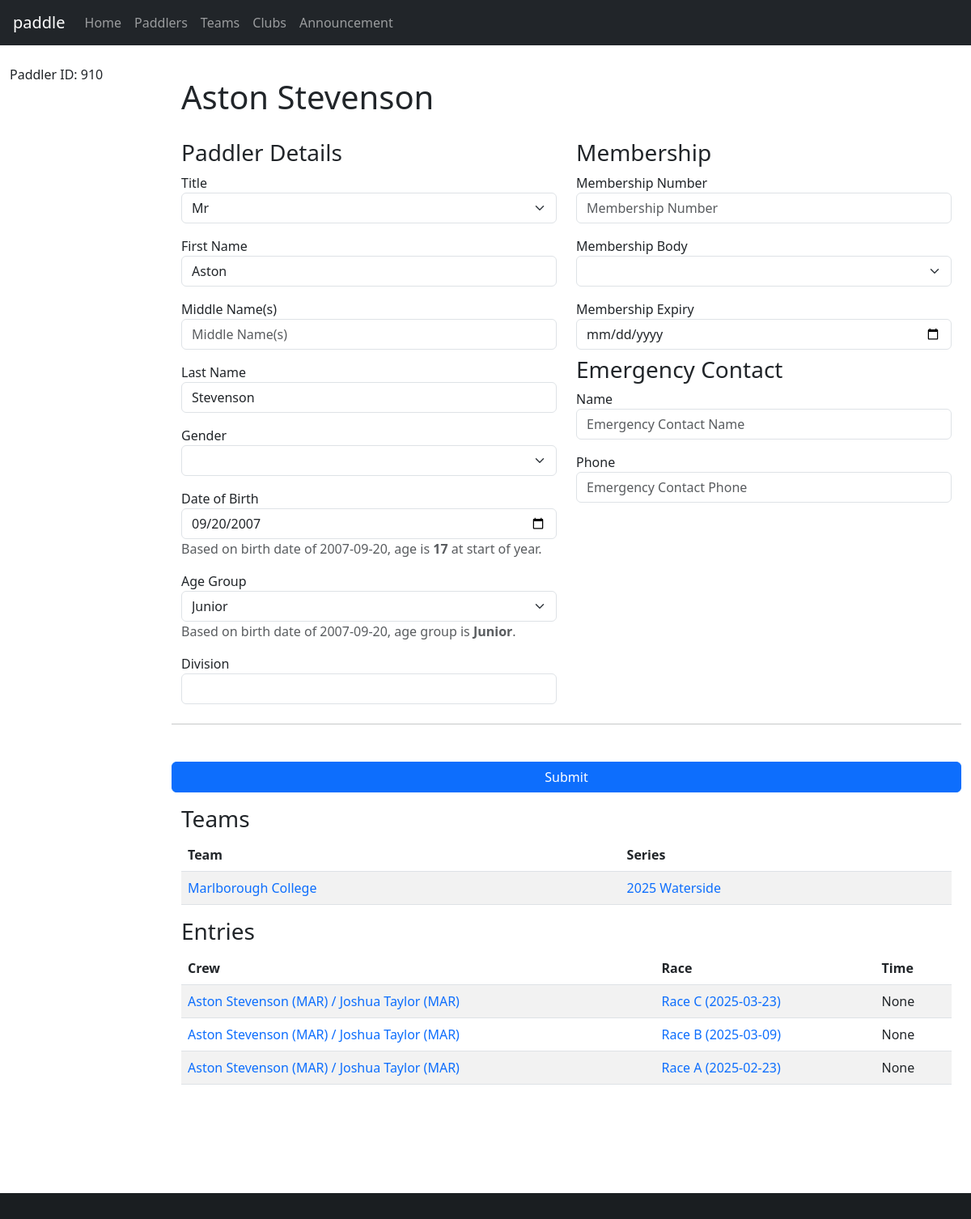
The page /paddler/910 on the database as committed earlier.
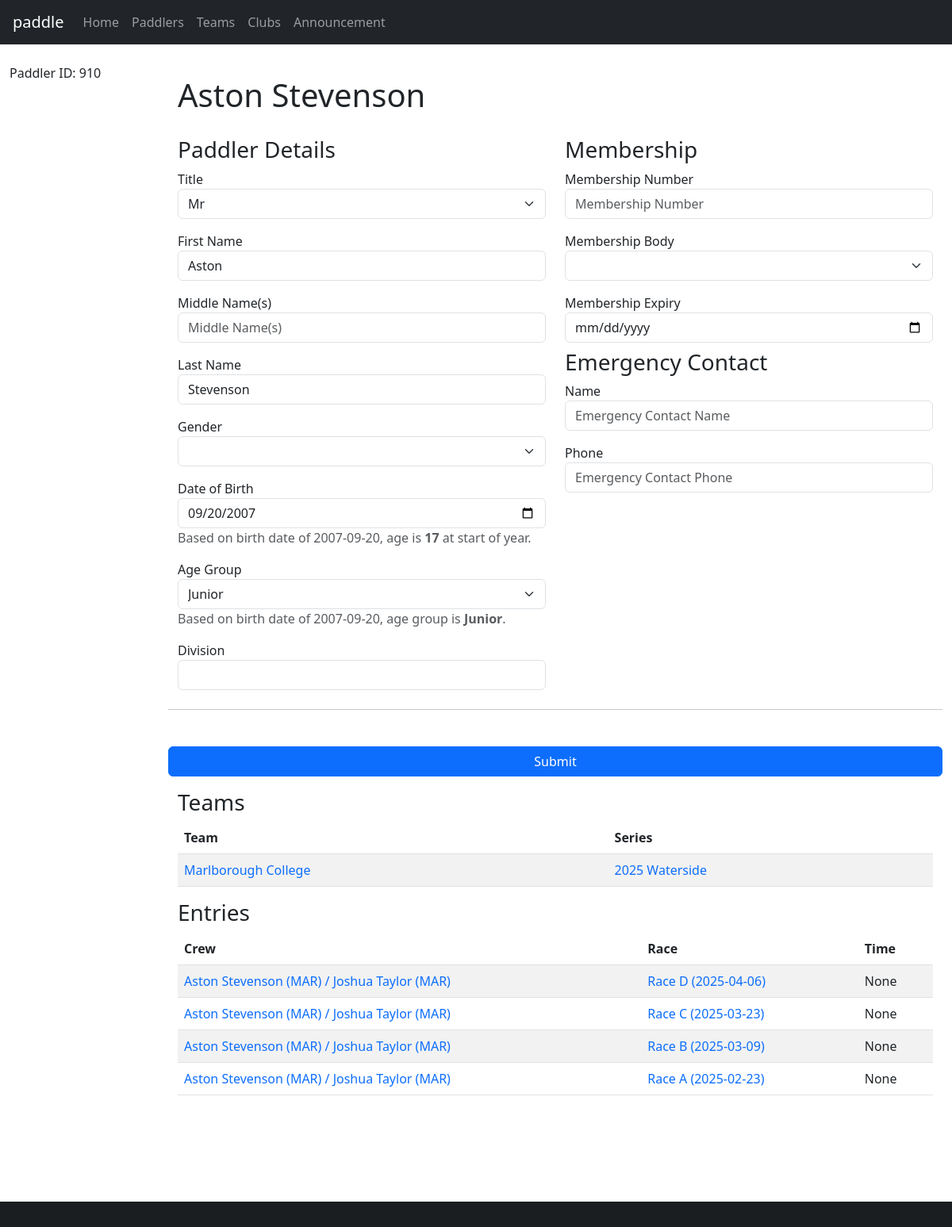
The same page on the database as committed later.
### database/database/team.py (models this page shows, shortened)
class Team(Base):
    __tablename__ = "team"
    __table_args__ = (
        UniqueConstraint("name", "series_id", name="uq_team_name_series"),
    )
    id = Column(Integer, primary_key=True)
    name = Column(String)
    team_type_id = Column(Integer, ForeignKey(TeamType.id), nullable=False)
    series_id = Column(Integer, ForeignKey(Series.id), index=True, nullable=False)
    type = relationship(TeamType, backref="teams")
    series = relationship(Series, backref="teams", lazy="joined")
    paddlers = relationship("Paddler", secondary="team_paddler", back_populates="teams")

### database/database/series.py (models this page shows, shortened)
class Series(Base):
    __tablename__ = "series"
    id = Column(Integer, primary_key=True)
    name = Column(String)
    def __str__(self):
        return self.name

### database/database/crew.py (models this page shows, shortened)
class Crew(Base):
    __tablename__ = "crew"
    id = Column(Integer, primary_key=True)
    paddler_id = Column(Integer, ForeignKey(Paddler.id), index=True)
    club_id = Column(String(3), ForeignKey(Club.id), index=True)
    entry_id = Column(Integer, ForeignKey(Entry.id), index=True)
    services = Column(Boolean, server_default=expression.false())
    due = Column(Numeric)
    paid = Column(Numeric)
    paddler = relationship(Paddler, backref="crews", lazy="joined")
    club = relationship("Club", backref="crews", lazy="joined")
    entry = relationship(Entry, lazy="joined", overlaps="crews")
    def __repr__(self):
        club_id = f"{self.club.id}" if self.club else "None"
        entry_id = f"{self.entry.id}" if self.entry else "None"
        return f"Crew(id={self.id}, name='{self.paddler.name}', club_id={club_id}, entry_id={entry_id})"
    def __str__(self):
        club = f" ({self.club.code})" if self.club and self.club.code else ""
        return f"{self.paddler.name}{club}"

### database/database/club.py (models this page shows, shortened)
class Club(Base):
    __tablename__ = "club"
    id = Column(Integer, primary_key=True)
    name = Column(String)
    code_regex = Column(String())
    services = Column(Boolean, server_default=expression.false())
    @property
    def code(self):
        return self.code_regex.split("|")[0] if self.code_regex else None

### database/database/paddler.py (models this page shows, shortened)
class Paddler(Base):
    __tablename__ = "paddler"
    id = Column(Integer, primary_key=True)
    membership_number = Column(Integer)
    membership_expiry = Column(Date)
    membership_body_id = Column(Integer, ForeignKey(MembershipBody.id))
    division = Column(Integer)
    title = Column(String)
    first = Column(String)
    middle = Column(String)
    last = Column(String)
    gender = Column(String(1))
    suffix = Column(String)
    dob = Column(Date)
    address = Column(String)
    email = Column(String)
    phone = Column(String)
    emergency_name = Column(String)
    emergency_phone = Column(String)
    age_group_id = Column(Integer, ForeignKey(AgeGroup.id), index=True)
    age_group = relationship(AgeGroup, backref="paddlers", lazy="joined")
    membership_body = relationship(MembershipBody, backref="paddlers", lazy="joined")
    teams = relationship("Team", secondary="team_paddler", back_populates="paddlers")
    @hybrid_property
    def name(self):
        return combine_names(self.first, self.middle, self.last)
    def __repr__(self):
        return f"Paddler(id={self.id}, name='{self.name}', division={self.division or '?'})"
    @property
    def age(self):
        newyear = date(date.today().year, 1, 1)
        age = newyear.year - self.dob.year
        if (self.dob.month, self.dob.day) > (newyear.month, newyear.day):
            age -= 1
        return age
    @property
    def age_group_calculated(self):
        age = self.age
        if not age:
            return None
        elif age < 19:
            return "Junior"
        elif age >= 50:
            return "Master"
        elif age >= 35:
            return "Veteran"
        else:
            return "Senior"

### database/database/race.py (models this page shows, shortened)
class Race(Base):
    __tablename__ = "race"
    __table_args__ = (UniqueConstraint("name", "date", name="uq_race_name_date"),)
    id = Column(Integer, primary_key=True)
    name = Column(String, nullable=False)
    date = Column(Date, nullable=False)
    series_id = Column(Integer, ForeignKey(Series.id), index=True)
    time_min_start = Column(String)
    time_max_start = Column(String)
    time_min_finish = Column(String)
    time_max_finish = Column(String)
    time_adjustment = Column(Integer)
    series = relationship(Series, backref="races", lazy="joined")
    def __str__(self):
        return "%s (%s)" % (self.name, self.date)

### database/database/entry.py (models this page shows, shortened)
class Entry(Base):
    __tablename__ = "entry"
    id = Column(Integer, primary_key=True)
    race_id = Column(Integer, ForeignKey(Race.id), index=True)
    category_id = Column(Integer, ForeignKey(Category.id), index=True)
    boat_type = Column(boat_type, index=True)
    entry_number = Column(Integer)
    series_id = Column(Integer, ForeignKey(Series.id), index=True)
    time_start = Column(String)
    time_finish = Column(String)
    time_adjustment = Column(Integer)
    registered = Column(Boolean, default=False, nullable=False)
    retired = Column(Boolean, default=False, nullable=False)
    scratched = Column(Boolean, default=False, nullable=False)
    disqualified = Column(Boolean, default=False, nullable=False)
    note = Column(Text)
    category = relationship(Category, backref="entries", lazy="joined")
    race = relationship(Race, backref="entries", lazy="joined")
    race_number = relationship("Number", secondary="number_entry", uselist=False)
    crews = relationship("Crew", lazy="joined", order_by="Crew.paddler_id")
    def __str__(self):
        names = sorted([str(crew) for crew in self.crews])
        return " / ".join(names)
    @property
    def time(self):
        if self.time_start and self.time_finish:
            time_start = datetime.datetime.strptime(self.time_start, "%H:%M:%S")
            time_finish = datetime.datetime.strptime(self.time_finish, "%H:%M:%S")
            return (
                time_finish
                - time_start
                + datetime.timedelta(seconds=(self.time_adjustment or 0))
            )
        else:
            return None

### paddle/views/paddler.py (the view, shortened to what this page needs)
@blueprint.route("/paddler/<paddler_id>", methods=("GET", "POST"))
@blueprint.route("/paddler/", defaults={"paddler_id": None}, methods=("GET", "POST"))
@login_required
def paddler(paddler_id):
    if paddler_id:
        logging.debug(f"Edit paddler (ID = {paddler_id}).")
        paddler = session.get(db.Paddler, paddler_id)
    else:
        logging.debug("Add paddler.")
        paddler = None
    age_groups = session.query(db.AgeGroup).all()
    membership_bodies = session.query(db.MembershipBody).all()
    if paddler:
        logging.debug(f"* {repr(paddler)}")
        logging.debug("  Crews:")
        for crew in paddler.crews:
            logging.debug(f"    - {repr(crew)}")  # noqa E221
        paddler.crews = sorted(
            paddler.crews, key=lambda c: c.entry.race.date, reverse=True
        )
    return render_template(
        "paddler.j2",
        paddler=paddler,
        age_groups=age_groups,
        membership_bodies=membership_bodies,
    )

### database/database/age_group.py (called while the page is built)
    def __str__(self):
        return self.label

### database/database/paddler.py (called while the page is built)
def combine_names(first, middle, last):
    name = [first, middle, last]
    name = list(filter(lambda item: item is not None, name))
    name = " ".join(name)
    name = name.strip()
    return name

### paddle/templates/paddler.j2 (shortened to what the changed rows need)
{% extends "base-fluid.j2" %}
{% from "macros.j2" import find_value %}
{% block content %}
<h1>{% if paddler.name %}{{ paddler.name }}{% else %}New Paddler{% endif %}</h1>
{% if paddler.teams %}
<table class="table table-striped">
    <thead>
        <tr>
            <th>Team</th>
            <th>Series</th>
        </tr>
    </thead>
    <tbody>
    {% for team in paddler.teams %}
        <tr>
            <td>
                <a href="{{ url_for('paddle.team', team_id=team.id) }}">{{ team.name }}</a>
            </td>
            <td>
                <a href="{{ url_for('paddle.series', series_id=team.series.id) }}">{{ team.series }}</a>
            </td>
        </tr>
    {% endfor %}
    </tbody>
</table>
{% else %}
No teams.
{% endif %}
<table class="table table-striped">
    <thead>
        <tr>
            <th>Crew</th>
            <th>Race</th>
            <th>Time</th>
        </tr>
    </thead>
    <tbody>
    {% for crew in paddler.crews %}
        <tr>
            <td>
                <a href="{{ url_for('paddle.entry', entry_id=crew.entry.id) }}">{{ crew.entry }}</a>
            </td>
            <td>
                <a href="{{ url_for('paddle.race', race_id=crew.entry.race.id) }}">{{ crew.entry.race }}</a>
            </td>
            <td>
                {{ crew.entry.time }}
            </td>
        </tr>
    {% endfor %}
    </tbody>
</table>
{% endblock %}

Rows that differ between the two databases and show on the page:
added Crew: entry "Aston Stevenson (MAR) / Joshua Taylor (MAR)", entry.race "Race D (2025-04-06)", entry.time "None"
